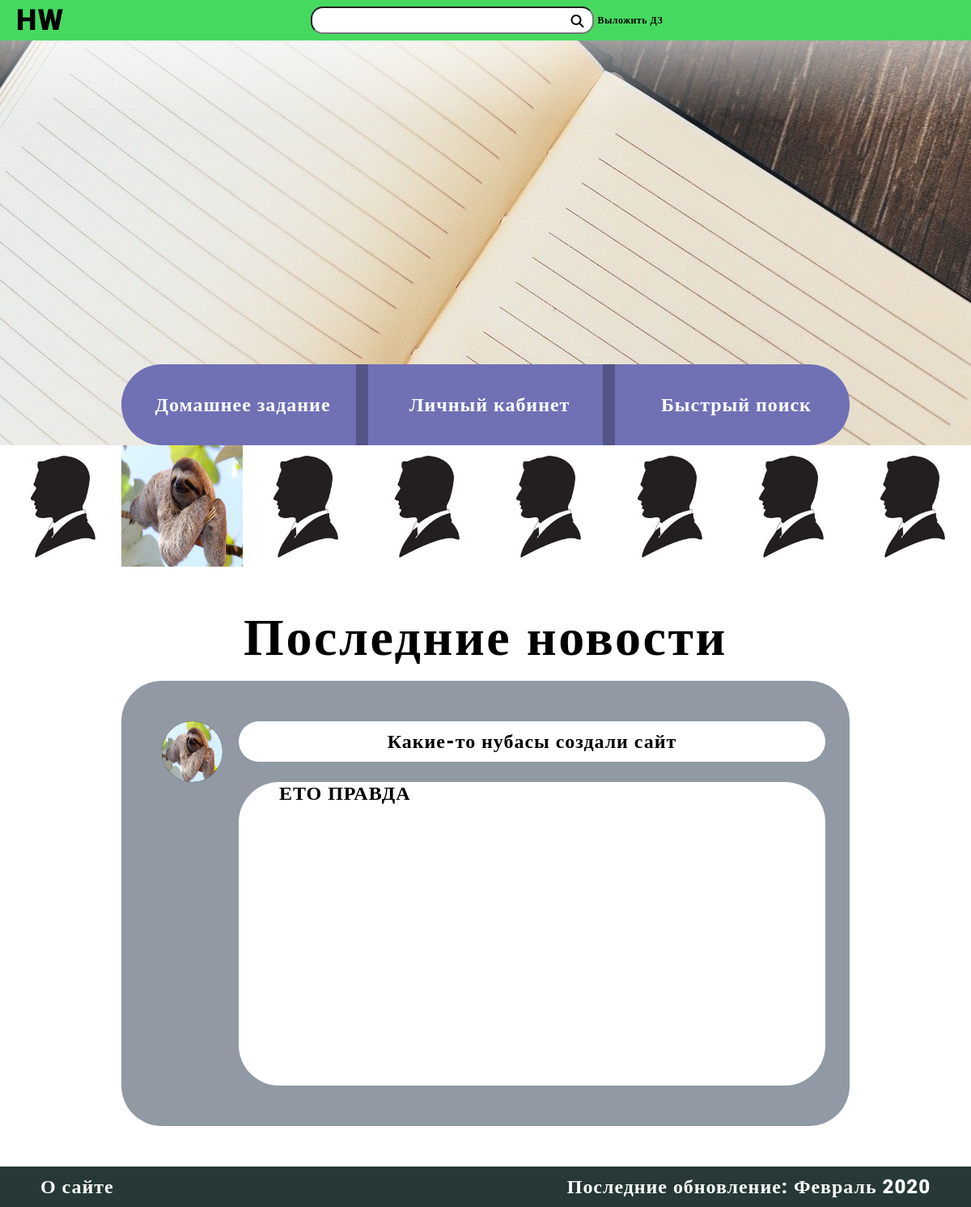
/, run on an earlier commit of the app's database.
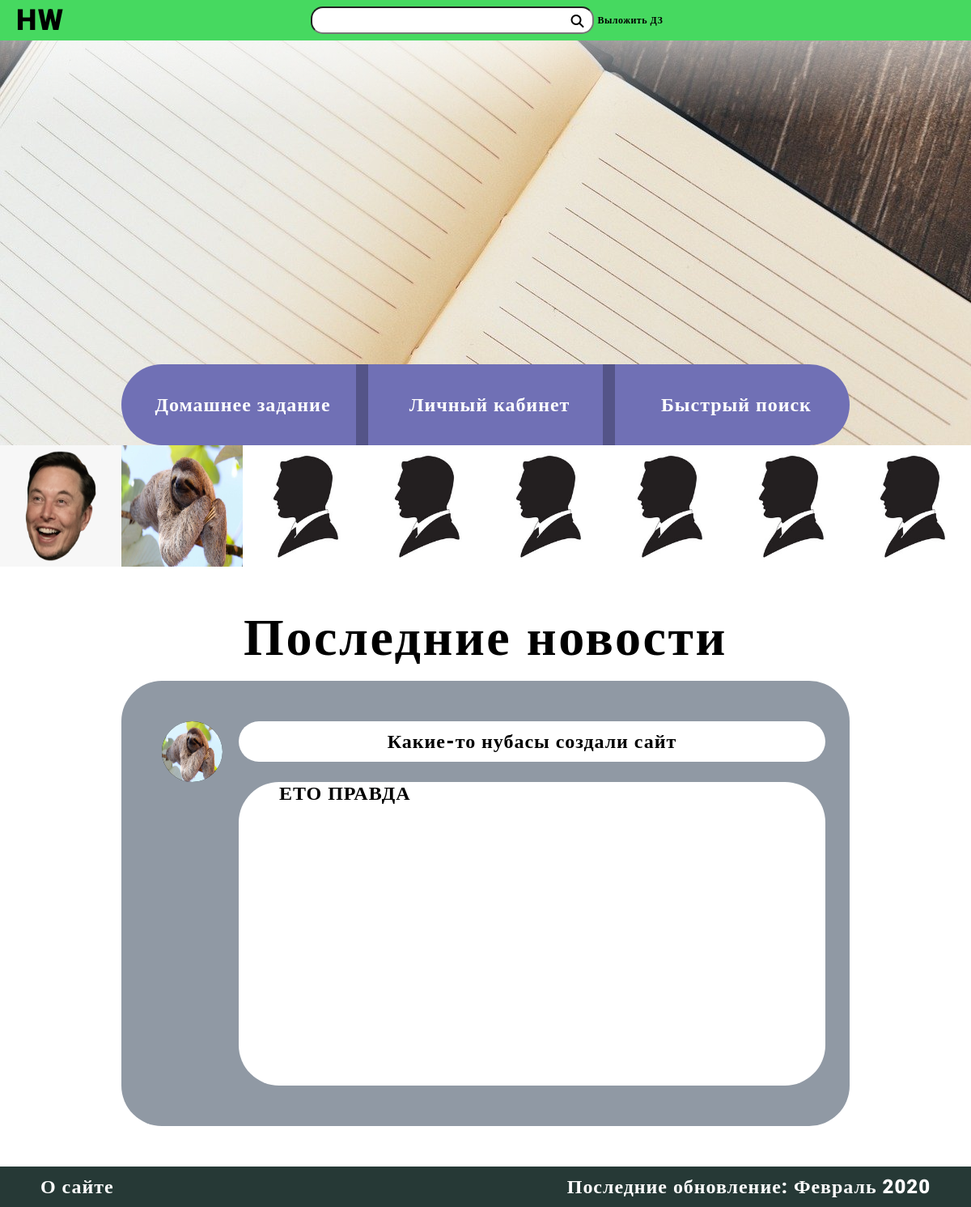
And on a later commit of the database.
### users/models.py (models this page shows, shortened)
class User(AbstractBaseUser):
	username = models.CharField(max_length=20, unique=True, validators=[validate_input])
	admin = models.BooleanField(default=False)
	staff = models.BooleanField(default=False)
	USERNAME_FIELD = 'username'
	REQUIRED_FIELDS = []
	objects = UserManager()

class UserProfile(models.Model):
	user = models.OneToOneField(User, related_name='profile', on_delete=models.CASCADE)
	name = models.CharField(max_length=15, blank=True, validators=[validate_input])
	surname = models.CharField(max_length=15, blank=True, validators=[validate_input])
	grade = models.IntegerField(choices=create_grades(), default=1)
	photo = models.ImageField(upload_to=upload_location, default='users/default.jpg')

### HWHUB/views.py (the view)
# urls.py: path('', views.MainPage.as_view(), name='main'),
class MainPage(View):
	def get(self, request):
		last_users = User.objects.all().last()[:10]
		last_news = New.objects.all().order_by('-publication_date')
		if request.user.is_authenticated:
			profile = UserProfile.objects.filter(user=request.user)[0]
		else:
			profile = None
		context = {'user':request.user, 'profile':profile,
		'last_users':last_users, 'last_news':last_news, 'classes':list(range(1, 12))}
		return render(request, 'main.html', context)

### users/models.py (called while the page is built)
	def last(self):
		return self.order_by('-homeworks__publication_date')

	def get_queryset(self):
		return UserQuerySet(self.model, using=self._db)

### templates/main.html (shortened to what this page needs)
{% extends 'navbar.html' %}
{% load static %}
{% block link %}
<link href="{% static 'styles/main.css' %}?version=32" rel="stylesheet">
{% endblock %}
{% block content %}
<div class="content">
	<div class="header">
		<div class="header_button_area" style="background: linear-gradient(180deg, rgba(255, 255, 255, 0.82) 0.01%, rgba(255, 255, 255, 0.54) 0.02%, rgba(255, 255, 255, 0) 19.79%), url({% static 'images/header.jpg' %});">
			<div class="header_button_area_button">
				<div class="header_button_area_button_HW">
						<div class="header_button_area_button_HW_Link">
							<p class="usual" style="margin-top: 36px">Домашнее задание</p>
						</div>
				</div>
				<div class="Stick"></div>
				<div class="header_button_area_button_LK">
					<a href="id{{request.user.id}}">
						<div class="header_button_area_button_LK_Link">
							<p class="usual" style="margin-top: 36px">Личный кабинет</p>
						</div>
					</a>
				</div>
				<div class="Stick"></div>
				<div class="header_button_area_button_FS">
						<div class="header_button_area_button_FS_Link">
							<p class="usual" style="margin-top: 36px">Быстрый поиск</p>
						</div>
				</div>
			</div>
		</div>
		<div class="HW_LastUsers" style="background: #C4C4C4">
			{% for user in last_users %}
			<div class="HW_LastUsers_Item">
			<a href="{% url 'profile' user.id %}">
			<img src="{{ user.profile.photo.url }}" width="150px" height="150px" style="background: black">
			</a>
			</div>
			{% endfor %}
		</div>
	</div>
	<div class="main_content">
		<p class="usual" style="margin-top: 50px; font-size: 64px; line-height: 75px; color: black!important" align="center">Последние новости</p>
		<div class="news_block">
			{% for new in last_news %}
			<div class="news_block_grid">
				<div class="news_block_avatar">
					<img src="{{new.publisher.profile.photo.url}}" width="75px" height="75px">
				</div>
				<div class="news_block_name">
					<div class="news_block_name_content usual" style="color: black!important;">
						{{new.summary}}
					</div>
				</div>
				<div class="news_block_content">
					<div class="news_block_content_content usual" style="color: black!important;">
						{{new.description}}
					</div>
				</div>
			</div>
			{% endfor %}
		</div>
	</div>
	<div class="footer">
		<a class="usual" href="#" style="left: 50px; position: absolute; margin-top: 11px">О сайте</a>
		<div class="last_update">
		<p class="usual" style="margin-bottom: 0px">Последние обновление: Февраль 2020</p>
		</div>
	</div>
</div>
{% endblock %}

What changed in the data, as far as the page shows it:
changed through a linked row, User (number 1 of 8 on the later page): profile.photo: a different picture
